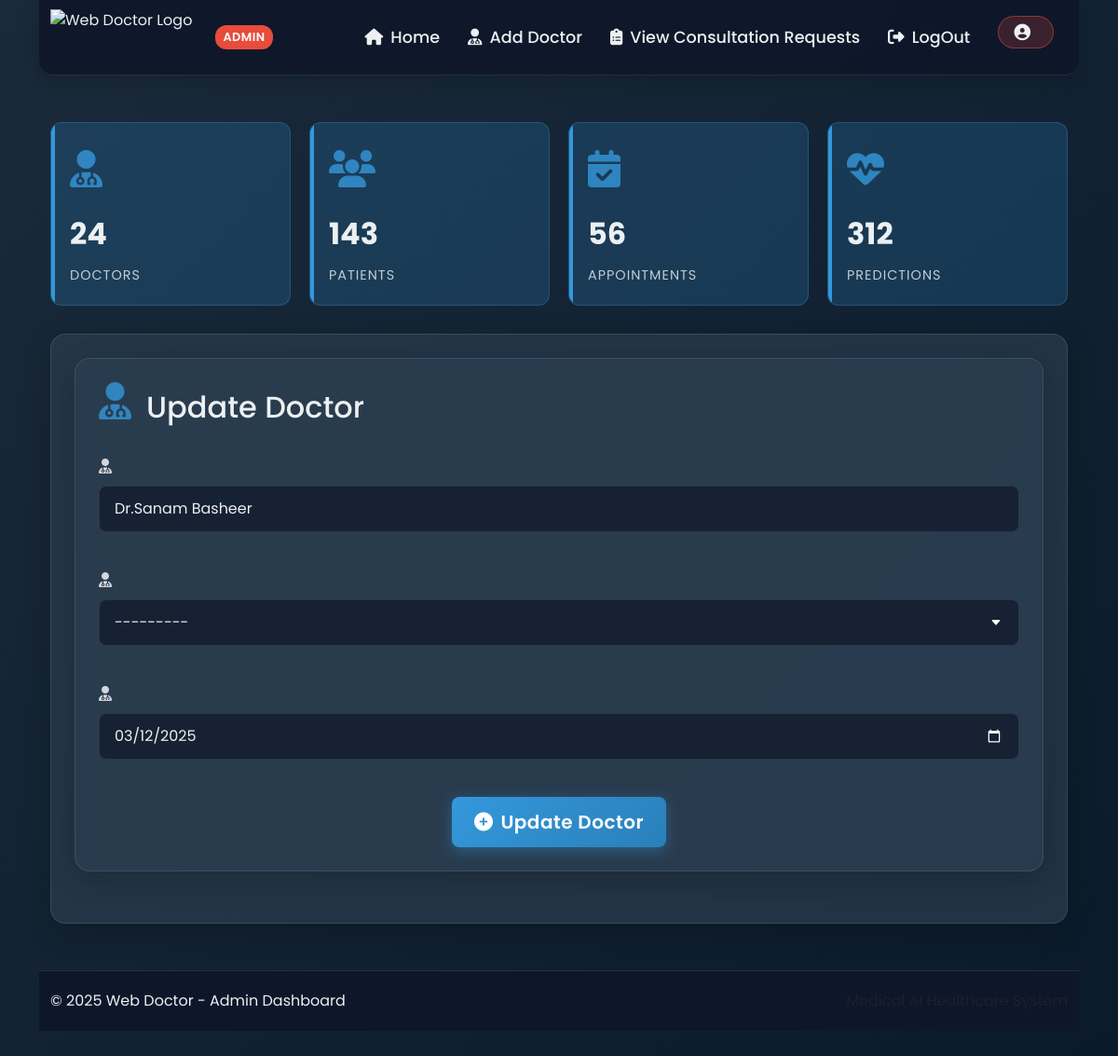
Page /doctor_edit/4 on the earlier database version.
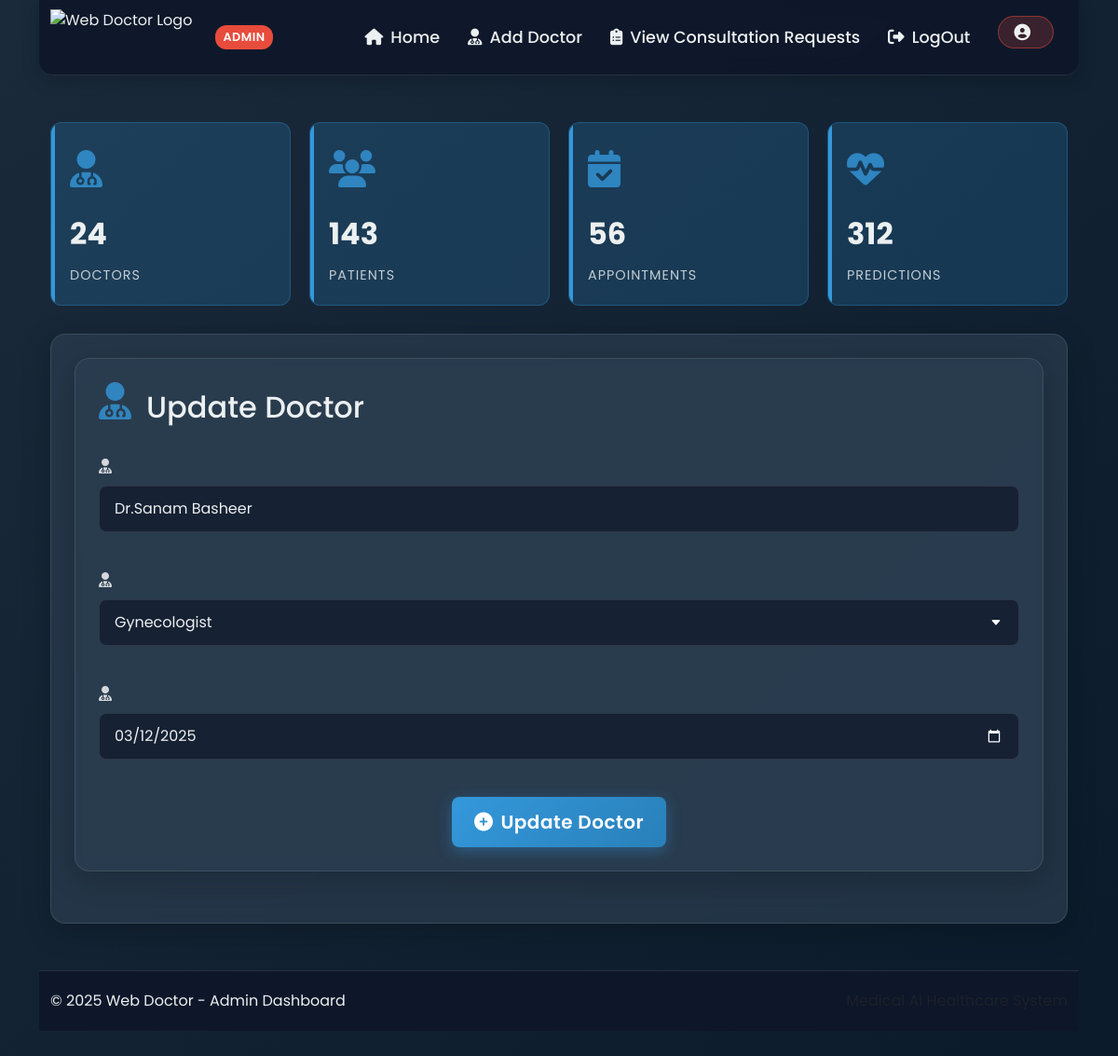
Same page on the later database version.
### main/models.py (models this page shows)
class DoctorAdd(models.Model):
    Doctor_name = models.CharField(max_length=200)
    SPECIALIZATION_CHOICES = [
        ('Cardiologist', 'Cardiologist'),
        ('Dermatologist', 'Dermatologist'),
        ('Neurologist', 'Neurologist'),
        ('Pediatrician', 'Pediatrician'),
        ('General', 'General'),
        ('Orthopedic', 'Orthopedic'),
        ('Psychiatrist', 'Psychiatrist'),
        ('Oncologist', 'Oncologist'),
        ('Gynecologist', 'Gynecologist'),
        ('Urologist', 'Urologist'),
    ]
    Doctor_spacial = models.CharField(max_length=200, choices=SPECIALIZATION_CHOICES)
    Date_joined = models.DateField(auto_now=False)

### main/views.py (the view)
# urls.py: path("doctor_edit/<int:pk>",doctor_edit,name="doctor_edit")
def doctor_edit(request, pk):
    doctor = DoctorAdd.objects.get(id = pk)
    form = DoctorAddForm()
    if request.method == 'POST':
        form = DoctorAddForm(request.POST, instance=doctor)
        if form.is_valid():
            form.save()
            messages.success(request, "Doctor updated successfully")
            return redirect('doctor_list')
    else:
        form = DoctorAddForm(instance=doctor)
    return render(request, 'main/doctor_edit.html', {'form': form})

### main/forms.py
class DoctorAddForm(forms.ModelForm):
    class Meta:
        model = DoctorAdd
        fields = ['Doctor_name', 'Doctor_spacial', 'Date_joined']
        widgets = {
            'Doctor_name': forms.TextInput(attrs={'class': 'form-control', 'placeholder': 'Doctor Name'}),
            'Doctor_spacial': forms.Select(attrs={'class': 'form-control'}),
            'Date_joined': forms.DateInput(attrs={'class': 'form-control', 'placeholder': 'Date Joined', 'type': 'date'}),
        }

### templates/main/doctor_edit.html (shortened to what this page needs)
{% extends 'main/Admin.html' %}
{% block content %}
<div class="content-card">
    <div class="d-flex align-items-center mb-4">
        <i class="fas fa-user-md stat-icon me-3"></i>
        <h2 class="mb-0">Update Doctor</h2>
    </div>
    <div class="mt-4">
        <form method="POST"  class="admin-form">
            <div class="row g-4">
                {% for field in form %}
                <div class="col-md-12">
                    <div class="form-group mb-3">
                        <label for="name" class="form-label">
                            <i class="fas fa-user-md me-2"></i>{{form.label}}
                        </label>
                        {{field}}
                    </div>
                </div>
                {% endfor %}
            </div>
            <div class="text-center mt-4">
                <button type="submit" class="btn btn-primary btn-lg">
                    <i class="fas fa-plus-circle me-2"></i>Update Doctor
                </button>
            </div>
        </form>
    </div>
</div>
{% endblock %}

Differences in the rows shown:
changed DoctorAdd "Dr.Sanam Basheer": Doctor_spacial "---------" → "Gynecologist"
